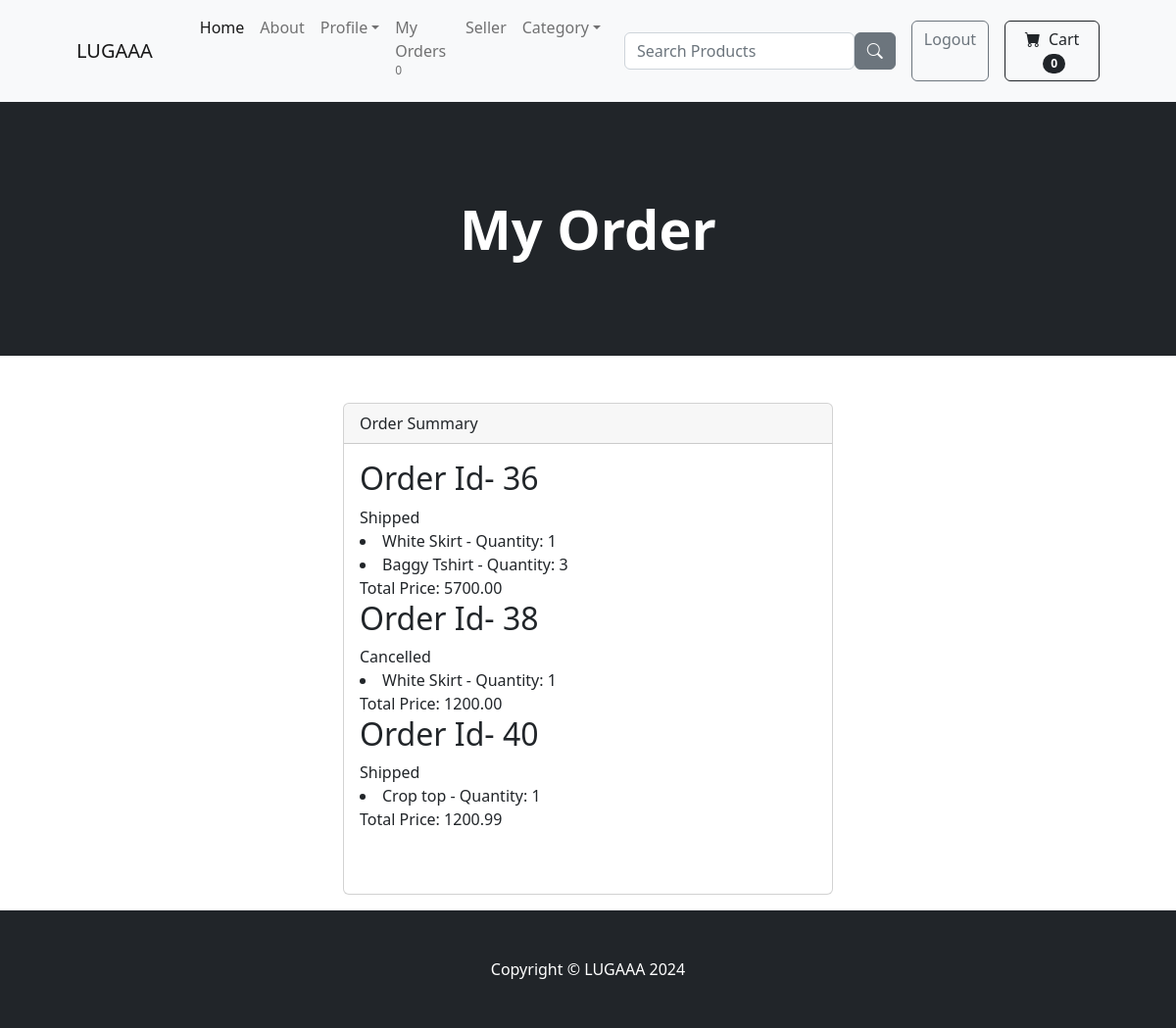
The app's page /payment/order_tracking (signed in) with its own data.
### payment/models.py (models this page shows, shortened)
class Order(models.Model):
    user = models.ForeignKey(User, on_delete=models.CASCADE ,null=True, blank=True)
    fullname = models.CharField(max_length=255)
    email = models.EmailField(max_length=250)
    shipping_address= models.TextField(max_length=15000)
    amount_paid = models.DecimalField(max_digits=10, decimal_places=2)
    date_ordered = models.DateTimeField(auto_now_add=True)
    status =  models.CharField(max_length=25, default='Pending')
    shipped_date = models.DateTimeField(blank=True, null=True)

class OrderItem(models.Model):
    order = models.ForeignKey(Order, on_delete=models.CASCADE ,null=True)
    product = models.ForeignKey(Product, on_delete=models.CASCADE ,null=True)
    user = models.ForeignKey(User, on_delete=models.CASCADE ,null=True, blank=True)
    quantity = models.PositiveBigIntegerField(default=1)
    price = models.DecimalField(max_digits=10, decimal_places=2)

### store/models.py (models this page shows, shortened)
class Product(models.Model):
    name =  models.CharField(max_length=100)
    price =  models.DecimalField(default=0, decimal_places=2, max_digits = 8)
    category =  models.ForeignKey(Category, on_delete=models.CASCADE, null=True, blank=True)
    description =  models.CharField(max_length=250, default='', blank = True, null=True)
    image = models.ImageField(upload_to='uploads/product/')
    is_sale = models.BooleanField(default= False)
    sale_price = models.DecimalField(default=0, decimal_places=2, max_digits = 8, null=True)
    in_stock =  models.PositiveIntegerField(default=1)

### payment/views.py (the view)
# urls.py: path('order_tracking', views.order_tracking, name='order_tracking'),
def order_tracking(request):
    user_orders = Order.objects.filter(user=request.user)
    user_order_item = OrderItem.objects.filter(order__in = user_orders)
    return render(request, 'payment/order_tracking.html', {'user_orders': user_orders, 'order_item': user_order_item})

### admin_dashboard/context_processor.py (called while the page is built)
def order_notify(request):
    order = Order.objects.filter(status = 'Pending').count()
    return  {'notification_count': order}

def cancel_notify(request):
    cancel = CancellationOrder.objects.filter(mark_as_read = False).count()
    return {'cancel_count': cancel}

### cart/cart.py (called while the page is built)
    def __len__(self):
        return len(self.cart)

### cart/context_processor.py (called while the page is built)
def cart(request):
    return {'cart': Cart(request)}

### store/context_processor.py (called while the page is built)
def user_order_notify(request):
    user = request.user.pk
    order = Order.objects.filter(user = user, status = 'Pending').count()
    return  {'user_order_count': order}

### payment/templates/payment/order_tracking.html (shortened to what this page needs)
{%extends 'base.html' %}
{%block content%}
<header class="bg-dark py-5">
    <div class="container px-4 px-lg-5 my-5">
        <div class="text-center text-white">
            <h1 class="display-4 fw-bolder">My Order</h1>
        </div>
    </div>
</header>
<center>
    <div class="col-5 text-lg-start mb-3 my-5">
        <div class="card">
          <div class="card-header">
            Order Summary
          </div>
          <div class="card-body">
            {%if user_orders  %}
            {% for order in user_orders%}
            <h2>Order Id-  {{order.pk}}</h2>
            {% if order.status == 'Pending'%}
            {{order.status}}
            <a href = "{% url 'cancel_order' order.pk %}" class="btn btn-danger ">Cancel Order</a>
            {% else%}
            {{order.status}}
            {% endif %}
            {% for orderitem in order_item %}
                {% if orderitem.order == order %}
                    <li>{{ orderitem.product.name }} - Quantity: {{ orderitem.quantity }}</li>
                {% endif %}
            {% endfor %}
            Total Price: {{order.amount_paid}}
    {% endfor %}
    {%else%}
    <p>Looks like you havent placed any orders yet!</p>
    {%endif%}
  </div>
</div>
</div>
<center>
{% endblock %}

### records on screen
Order: pk "36", status "Shipped", amount_paid "5700.00"
OrderItem: product.name "White Skirt", quantity "1"
OrderItem: product.name "Baggy Tshirt", quantity "3"
Order: pk "38", status "Cancelled", amount_paid "1200.00"
OrderItem: product.name "White Skirt", quantity "1"
Order: pk "40", status "Shipped", amount_paid "1200.99"
OrderItem: product.name "Crop top", quantity "1"

### other values on screen
{{ user_order_count }} "0"
{{ cart|length }} "0"
